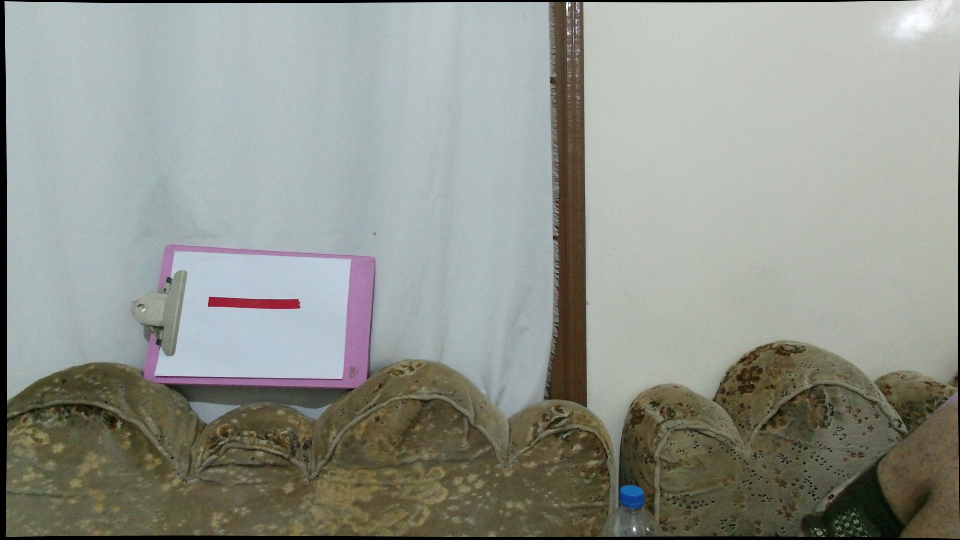
#> input picture parol6_vision/data/images_captured/color_20260304_234833_062408.png, 960 x 540 px, given in place of image_3.jpg, which was not available
$ python detect_path.py
#> lines starting #> are read from the running program, lines starting #| are printed output that depends on the picture; after the words box and inside, x2 and y2 are one past the last pixel; in counts of white or black regions, pixels touching at a corner belong together; pictures that were not available may be replaced by others from this repository, and a replacement may not be noted
import cv2
import numpy as np
import os
import glob
from pathlib import Path
import matplotlib.pyplot as plt

y_min_G, y_max_G = 0, 0
x_min_G, x_max_G = 0, 0
y_min_R, y_max_R = 0, 0
x_min_R, x_max_R = 0, 0
EPSILON_FACTOR = 0.05
EXPAND_PX     = 0   # pixels to expand the polygon outward from each corner
CEXPAND_PX    = 10  # pixels to dilate each contour mask outward


current_dir = Path(__file__)                # YOLO_resources/detect_path.py
project_dir = current_dir.parent.parent     # ultralytics_cpu_env

SINGLE_IMAGE = project_dir / "data" / "some_images" / "image_3.jpg"

IMAGE_FOLDER = project_dir / "data" / "Segmentation_images"

def segment_blocks(image_path):
    # 1. Read the image
    img = cv2.imread(str(image_path))
#> img is the input picture: shape (540, 960, 3); mean B, G, R 141.5, 149.2, 145.7
    if img is None:
        print(f"Could not read image: {image_path}")
        return None, None

    # Convert BGR to RGB for correct display in Matplotlib
    img_rgb = cv2.cvtColor(img, cv2.COLOR_BGR2RGB)

    # 2. Convert BGR (OpenCV default) to HSV
    hsv = cv2.cvtColor(img, cv2.COLOR_BGR2HSV)
#> hsv: shape (540, 960, 3); mean H, S, V 59.3, 39, 152.8

    # 3. Define color ranges in HSV
    # Note: HSV ranges in OpenCV are H: 0-180, S: 0-255, V: 0-255

    # Green range
    lower_green = np.array([35, 50, 50])
    upper_green = np.array([85, 255, 255])

    # Blue range
    lower_blue = np.array([100, 50, 50])
    upper_blue = np.array([140, 255, 255])

    """
    # Red range (Red wraps around 0 and 180, so we combine two ranges)
    lower_red1 = np.array([0, 70, 50])
    upper_red1 = np.array([10, 255, 255])
    lower_red2 = np.array([170, 70, 50])
    upper_red2 = np.array([180, 255, 255])
    """

    # 4. Create Masks (G and R matrices)
    # G matrix: 255 for green pixels, 0 otherwise
    G = cv2.inRange(hsv, lower_green, upper_green)
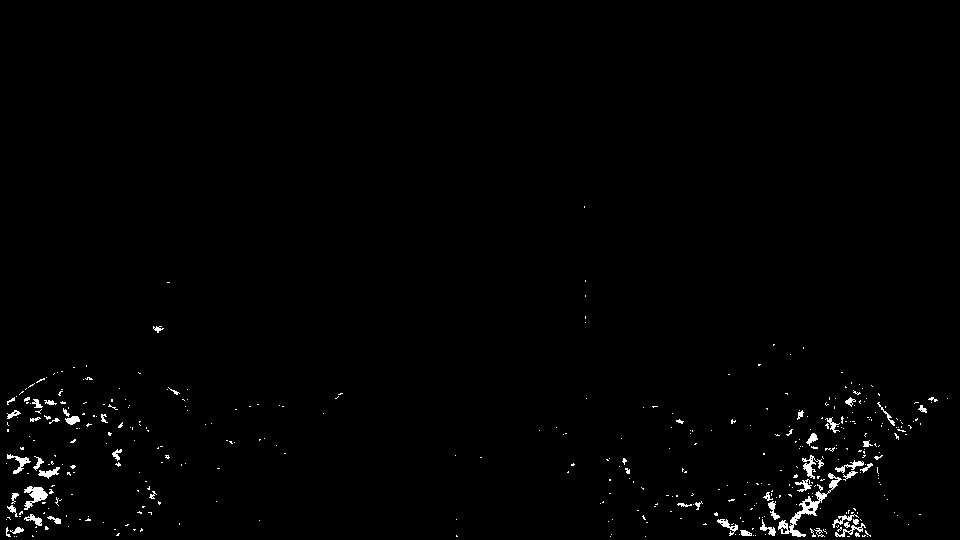
#> G: shape (540, 960); 0.98% white; 408 white regions (355 under 20 px), largest, box (x1, y1, x2, y2) and area: (778, 473, 842, 537) 639, (24, 486, 48, 510) 279, (802, 455, 824, 479) 185

    # B matrix: 255 for blue pixels, 0 otherwise
    B = cv2.inRange(hsv, lower_blue, upper_blue)
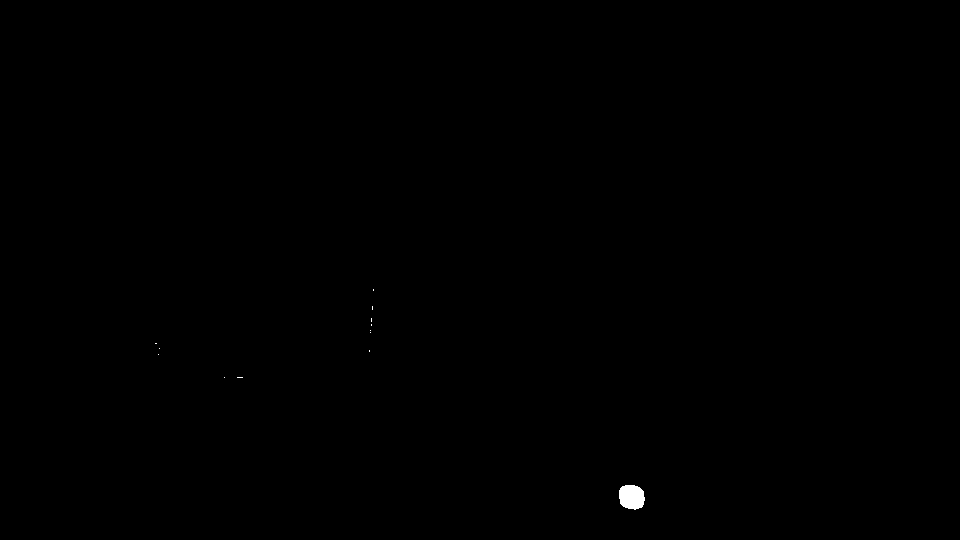
#> B: shape (540, 960); 0.11% white; 13 white regions (12 under 20 px), largest, box (x1, y1, x2, y2) and area: (619, 485, 645, 510) 530

    """
    # R matrix: combine both ends of the red spectrum
    mask_red1 = cv2.inRange(hsv, lower_red1, upper_red1)
    mask_red2 = cv2.inRange(hsv, lower_red2, upper_red2)
    R = cv2.bitwise_or(mask_red1, mask_red2)
    """

    # Optional: Clean up noise with morphological operations
    kernel = np.ones((5, 5), np.uint8)
    G = cv2.morphologyEx(G, cv2.MORPH_OPEN, kernel)
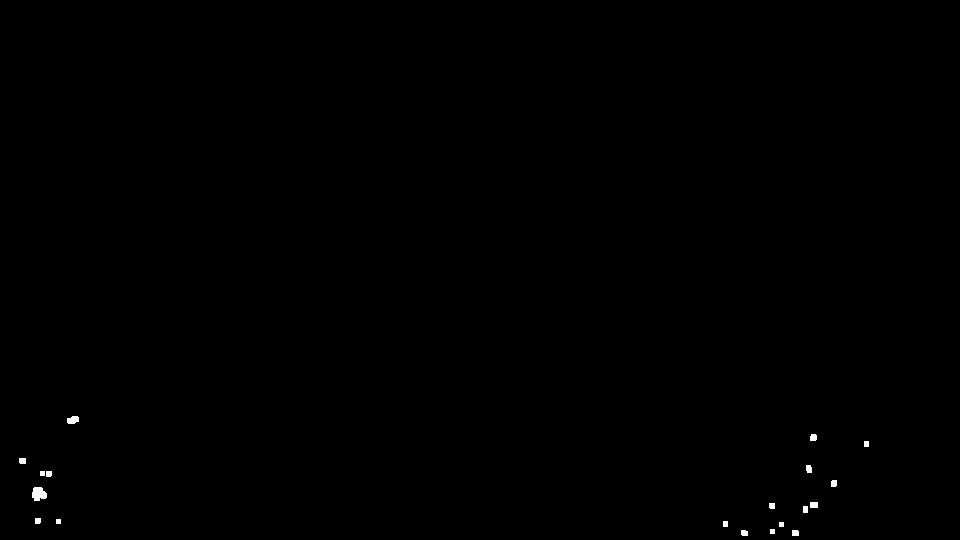
#> G: shape (540, 960); 0.16% white; 19 white regions, largest, box (x1, y1, x2, y2) and area: (32, 487, 47, 501) 162, (67, 416, 79, 424) 78, (810, 502, 818, 508) 48
    B = cv2.morphologyEx(B, cv2.MORPH_OPEN, kernel)
#> B: shape (540, 960); 0.1% white; 1 white region

    # 5. Compute Bounding Boxes and draw on a copy of img_rgb
    img_annotated = img_rgb.copy()


    def find_contours(mask):
        """Return the outermost (external) contour of the largest object in 'mask'.
        Uses CHAIN_APPROX_NONE to keep every boundary pixel.
        Returns the contour as an array of shape (N, 1, 2), or None if not found."""
        contours, _ = cv2.findContours(mask, cv2.RETR_EXTERNAL, cv2.CHAIN_APPROX_NONE)
#> contours = 19 contours, 4 with area under 20; largest, box (x1, y1, x2, y2) and area: (32, 487, 47, 501) 138, (67, 416, 79, 424) 62, (810, 502, 818, 508) 35, (810, 434, 817, 441) 34, (806, 465, 812, 473) 32
        if not contours:
            return None
        # Pick the largest contour (the main object)
        return max(contours, key=cv2.contourArea)


    # Find the full external contours from the original masks
    contour_G = find_contours(G)
#> contour_G = contour of 46 points, box (x1, y1, x2, y2) (32, 487, 47, 501), area 138
    contour_B = find_contours(B)
#> in find_contours (call 2), `contours, _ = cv2.findContours(mask, cv2.RETR_EXTERNAL, cv2.CHAIN_APPR..`: contours = 1 contour; box (x1, y1, x2, y2) and area: (619, 485, 644, 509) 486
#> contour_B = contour of 75 points, box (x1, y1, x2, y2) (619, 485, 644, 509), area 486

    # [7 lines of commented-out code are left out]
    dil_kernel = cv2.getStructuringElement(cv2.MORPH_ELLIPSE, (2*CEXPAND_PX+1, 2*CEXPAND_PX+1))
    G_exp = cv2.dilate(G, dil_kernel)
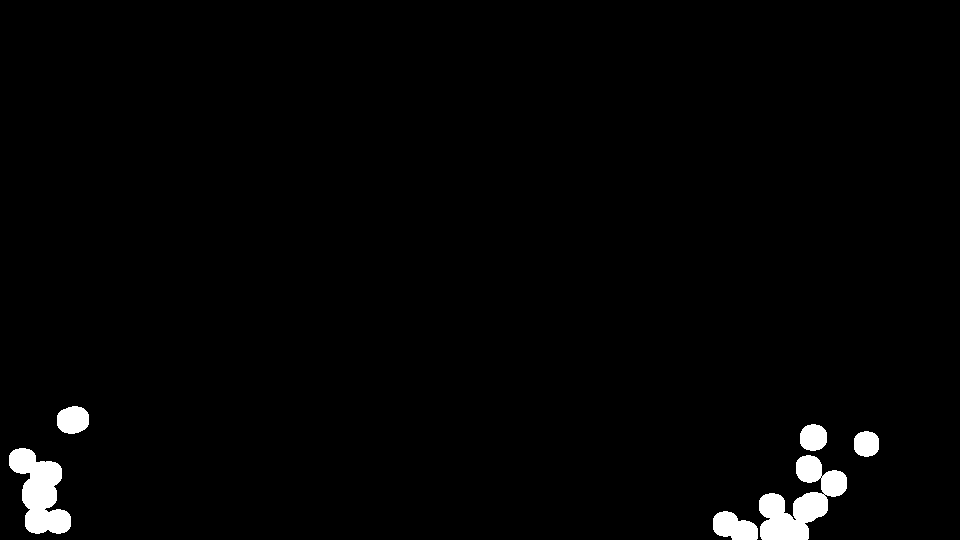
#> G_exp: shape (540, 960); 1.8% white; 6 white regions, box (x1, y1, x2, y2) and area: (759, 455, 847, 540) 3602, (9, 448, 71, 534) 3051, (713, 511, 758, 540) 944, (57, 406, 89, 434) 727, (800, 424, 827, 451) 598, (854, 431, 879, 457) 542
    B_exp = cv2.dilate(B, dil_kernel)
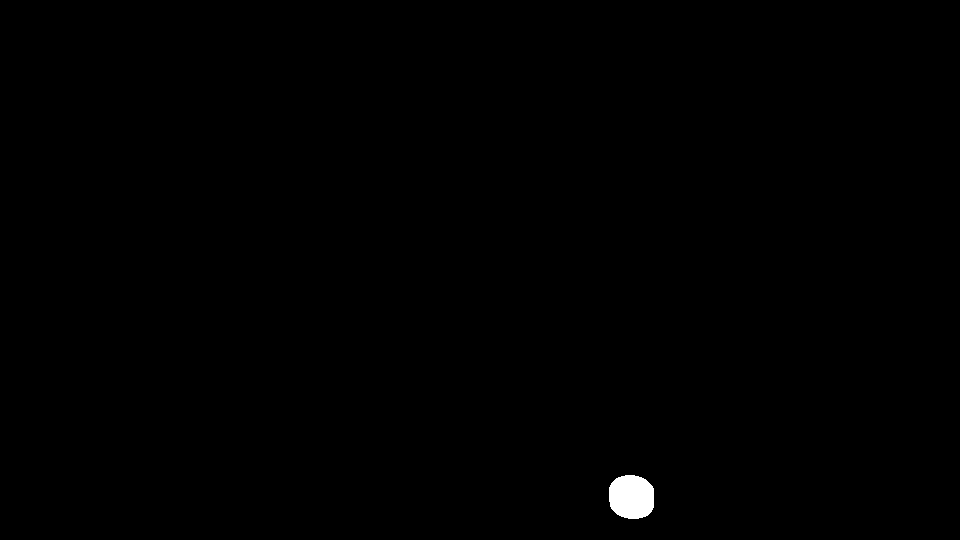
#> B_exp: shape (540, 960); 0.32% white; 1 white region

    contour_G_exp = find_contours(G_exp)
#> in find_contours (call 3), `contours, _ = cv2.findContours(mask, cv2.RETR_EXTERNAL, cv2.CHAIN_APPR..`: contours = 6 contours; box (x1, y1, x2, y2) and area: (759, 455, 847, 540) 3404, (9, 448, 71, 534) 2911, (713, 511, 758, 540) 884, (57, 406, 89, 434) 683, (800, 424, 827, 451) 558, (854, 431, 879, 457) 504
#> contour_G_exp = contour of 399 points, box (x1, y1, x2, y2) (759, 455, 847, 540), area 3404
    contour_B_exp = find_contours(B_exp)
#> in find_contours (call 4), `contours, _ = cv2.findContours(mask, cv2.RETR_EXTERNAL, cv2.CHAIN_APPR..`: contours = 1 contour; box (x1, y1, x2, y2) and area: (609, 475, 654, 519) 1596
#> contour_B_exp = contour of 131 points, box (x1, y1, x2, y2) (609, 475, 654, 519), area 1596

    #if contour_G_exp is not None:
        #cv2.drawContours(img_annotated, [contour_G_exp], -1, (0, 255, 0), 2)  # green = expanded green contour

    #if contour_B_exp is not None:
        #cv2.drawContours(img_annotated, [contour_B_exp], -1, (255, 0, 0), 2)  # red = expanded red contour

    # Intersection of the two expanded contour regions
    intersection_mask = cv2.bitwise_and(G_exp, B_exp)
#> intersection_mask: shape (540, 960); every value is 0
    contour_I = find_contours(intersection_mask)
#> contour_I = None

    if contour_I is not None:
        cv2.drawContours(img_annotated, [contour_I], -1, (255, 0, 0), 3)    # red = intersection region


    # 6. GUI Display Section
    plt.figure(figsize=(20, 5))

    # Subplot 1: Original Image
    plt.subplot(1, 4, 1)
    plt.title("Original Image")
    plt.imshow(img_rgb)
    plt.axis('off')

    # Subplot 2: G Matrix (Green Mask)
    plt.subplot(1, 4, 2)
    plt.title("G Matrix (Green Object)")
    plt.imshow(G, cmap='gray')
    plt.axis('off')

    # Subplot 3: R Matrix (Red Object)
    plt.subplot(1, 4, 3)
    plt.title("B Matrix (Blue Object)")
    plt.imshow(B, cmap='gray')
    plt.axis('off')

    # Subplot 4: Annotated Image with Bounding Boxes
    plt.subplot(1, 4, 4)
    plt.title("Seam Path")
    plt.imshow(img_annotated)
    plt.axis('off')

    plt.tight_layout()
    plt.show()

    return G, B, img_annotated

def process_folder(folder_path, output_folder):
    if not os.path.exists(output_folder):
        os.makedirs(output_folder)

    # Supported extensions
    extensions = ['*.jpg', '*.jpeg', '*.png']
    image_files = []
    for ext in extensions:
        image_files.extend(glob.glob(os.path.join(folder_path, ext)))

    for img_path in image_files:
        filename = os.path.basename(img_path).split('.')[0]
        G, B = segment_blocks(img_path)

        if G is not None:
            # Save the masks as images (or keep as matrices for further ops)
            cv2.imwrite(os.path.join(output_folder, f"{filename}_mask_G.png"), G)
            cv2.imwrite(os.path.join(output_folder, f"{filename}_mask_B.png"), B)
            print(f"Processed: {filename}")


# --- Execution ---
#process_folder('input_folder_path', 'output_folder_path')
# Replace 'image.jpg' with your file or use the folder function

g_matrix, b_matrix, img_annotated = segment_blocks(SINGLE_IMAGE)

print(f"g_matrix dtype: {g_matrix.dtype}")
#| g_matrix dtype: uint8
print(f"img_annotated dtype: {img_annotated.dtype}")
#| img_annotated dtype: uint8


print(f"img_annotated shape: {img_annotated.shape}")
#| img_annotated shape: (540, 960, 3)
print(f"type(img_annotated): {type(img_annotated)}")
#| type(img_annotated): <class 'numpy.ndarray'>
print(f"type(g_matrix): {type(g_matrix)}")
#| type(g_matrix): <class 'numpy.ndarray'>
